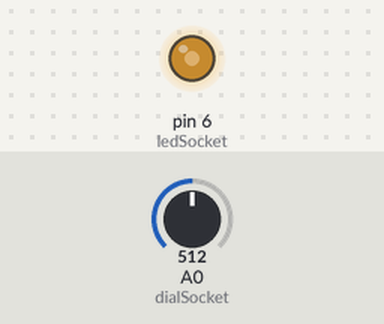
Bench run of a sketch on a simulated Arduino Uno, built with avr-gcc and run on an emulated ATmega328P. Parts: output pins drawn as LEDs (lit = HIGH). The inputs (shaded band) are chosen by the test bench; at power-on: A0 (dialSocket) = 512.

Above: at 1.2 s.
1.3 s: A0 (dialSocket) set to 716
At 2.5 s:
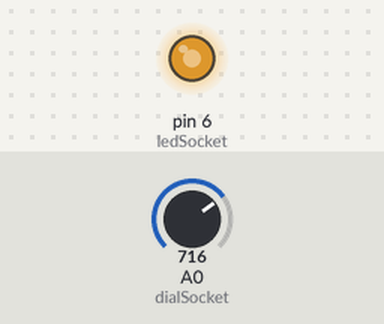
2.8 s: A0 (dialSocket) set to 900
At 3.6 s:
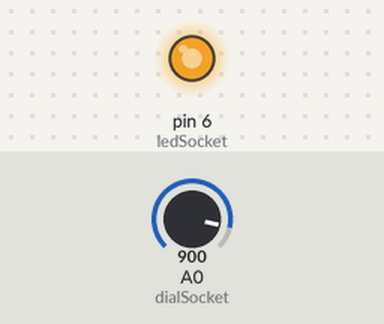
4.3 s: A0 (dialSocket) set to 122
At 4.8 s:
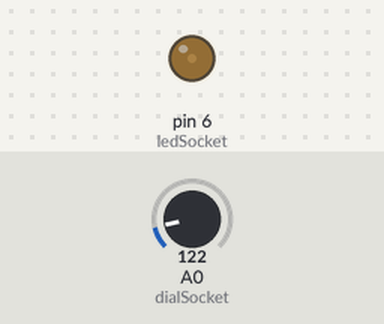
5.8 s: A0 (dialSocket) set to 0
At 7.1 s:
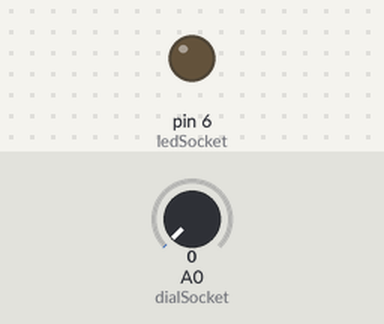
Timing chart, 0 to 8.3 s (numbered marks = the images above; inputs shaded):
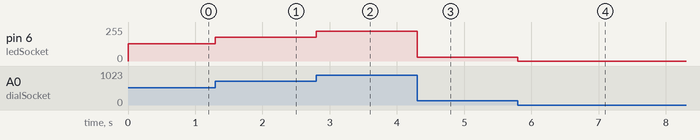

The sketch:

L_02_C_03.ino
```cpp
const int ledSocket = 6;
const int dialSocket = A0;
int brightness;


void setup() {
  pinMode(ledSocket, OUTPUT);
  pinMode(dialSocket, INPUT);
}

void loop() {
  brightness = analogRead(dialSocket)/4;
  analogWrite(ledSocket, brightness);
}
```

Measured:
- after the input at 1.3 s, pin 6 (ledSocket): 128/255 → 179/255 at once
- after the input at 2.8 s, pin 6 (ledSocket): 179/255 → 225/255 at once
- after the input at 4.3 s, pin 6 (ledSocket): 225/255 → 30/255 at once
- after the input at 5.8 s, pin 6 (ledSocket): 30/255 → 0/255 at once
